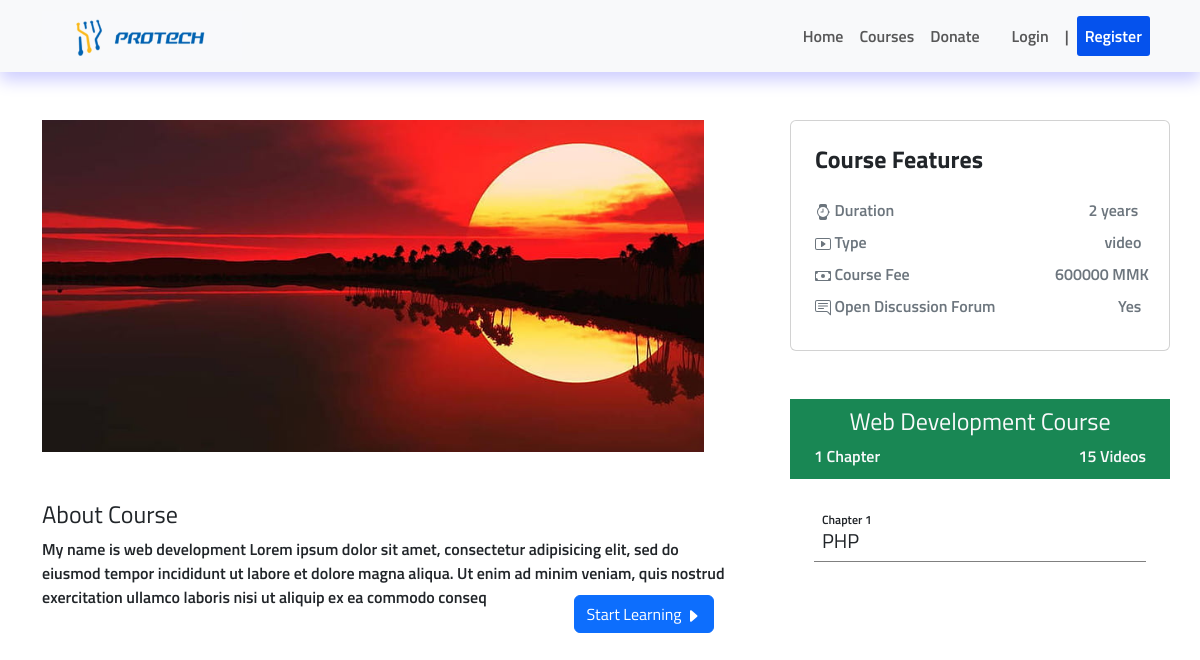
/view/chapters&videos.php?course_id=2, run on the app's committed database.
### tables this page shows
CREATE TABLE `course` (
  `id` int(11) NOT NULL,
  `name` varchar(255) NOT NULL,
  `description` varchar(255) NOT NULL,
  `content` varchar(255) NOT NULL,
  `duration` varchar(100) NOT NULL,
  `type` varchar(100) NOT NULL,
  `fee` int(11) NOT NULL,
  `image` varchar(255) NOT NULL,
  `created_at` timestamp NOT NULL DEFAULT current_timestamp() ON UPDATE current_timestamp()
);

CREATE TABLE `chapters` (
  `id` int(11) NOT NULL,
  `title` varchar(100) NOT NULL,
  `course_id` int(11) NOT NULL,
  `created_at` timestamp NOT NULL DEFAULT current_timestamp() ON UPDATE current_timestamp()
);

### view/chapters&videos.php (the view, shortened to what this page needs)
<?php
include '../Controllers/query.ctr.php';
?>
<html lang="en">
<head>
    <?php include '../css/link.php'; ?>
</head>
<body>
  <div class="fixed-top">
    <?php
    include '../css/navbar.php';
    ?>
  </div>
    <div class="container" style="margin-top:120px;">
      <div class="row">
        <?php
        $id = $_GET['course_id'];
        $coursestmt = $pdo->prepare("SELECT * FROM course WHERE id='$id'");
        $coursestmt->execute();
        $course = $coursestmt->fetch(PDO::FETCH_ASSOC);
        ?>
        <div class="col-8" style="">
            <img src="../admin/images/<?php echo $course['image']; ?>" alt="" style="width:90%; height:60%; object-fit:cover;">
            <div class="mt-5 me-5">
              <h4>About Course</h4>
              <p><?php echo $course['content']; ?></p>
              <button type="button" name="button" class="btn btn-primary float-end me-3" style="margin-top:-30px;">
                Start Learning
                <svg xmlns="http://www.w3.org/2000/svg" width="16" height="16" fill="currentColor" class="bi bi-caret-right-fill" viewBox="0 0 16 16">
                  <path d="m12.14 8.753-5.482 4.796c-.646.566-1.658.106-1.658-.753V3.204a1 1 0 0 1 1.659-.753l5.48 4.796a1 1 0 0 1 0 1.506z"/>
                </svg>
              </button>
            </div>
        </div>
        <div class="col-4 p-0" style="margin:0px;">
          <div class="card ps-4 pt-3 pb-4">
            <h4 class="mt-2 mb-4"><b>Course Features</b></h4>
            <div class="d-flex mb-2 text-secondary">
              <div class="col-9 me-2">
                Duration
              </div>
              <div class="col">
                <?php echo $course['duration']; ?>
              </div>
            </div>
            <div class="d-flex mb-2 text-secondary">
              <div class="col-9 me-4">
                Type
              </div>
              <div class="col">
                <?php echo $course['type']; ?>
              </div>
            </div>
            <div class="d-flex mb-2 text-secondary">
              <div class="col-8 me-1">
                Course Fee
              </div>
              <div class="col">
                <?php echo $course['fee'] ." MMK"; ?>
              </div>
            </div>
            <div class="d-flex mb-2 text-secondary">
              <div class="col-10 me-2">
                Open Discussion Forum
              </div>
              <div class="col">
                Yes
              </div>
            </div>
          </div>
          <div class="text-center text-light p-2 bg-success mt-5" style="height:80px;">
          <h4><?php echo $course['name']; ?></h4>
          <?php
            $countchapterstmt = $pdo->prepare("SELECT COUNT(*) AS total_chapters FROM chapters WHERE course_id='$id'");
            $countchapterstmt->execute();
            $countchapter = $countchapterstmt->fetch(PDO::FETCH_ASSOC); ?>
            <span class="float-start ms-3"><?php if($countchapter['total_chapters'] > 1){ echo $countchapter['total_chapters'] . " Chapters"; }else{ echo $countchapter['total_chapters'] . " Chapter"; } ?></span>
            <span class="float-end me-3">15 Videos</span>
          </div>
          <div class="m-4 pb-3">
          <?php
            $id = $_GET['course_id'];
            $chaptersstmt = $pdo->prepare("SELECT * FROM chapters WHERE course_id='$id'");
            $chaptersstmt->execute();
            $chaptersdatas = $chaptersstmt->fetchall();
            $i = 1;
            foreach ($chaptersdatas as $chaptersdata) {
            ?>
            <div class="chapterdiv pt-2 ps-2" style="border-bottom:1px solid grey;">
              <span style="font-size:12px;">Chapter <?php echo $i; ?></span>
              <h5 data-bs-toggle="collapse" data-bs-target="#demo"><?php echo $chaptersdata['title']; ?></h5>
            </div>
            <?php
            $i++;
          }
           ?>
         </div>
        </div>
      </div>
    </div>
</body>
</html>

### css/link.php (style rules this page uses)
body { font-family: "Titillium Web", sans-serif; font-weight: 600; font-style: normal; }
.chapterdiv { cursor: pointer; }

### data on the page
course: image (picture), content "My name is web development Lorem ipsum dolor sit amet, consectetur adipisicing elit, sed do eiusmod tempor incididunt ut labore et dolore magna aliqua. Ut enim ad minim veniam, quis nostrud exercitation ullamco laboris nisi ut aliquip ex ea commodo conseq", duration "2 years", type "video", fee "600000", name "Web Development Course"
chapters: title "PHP"

### other printed values
$countchapter['total_chapters'] "1"
